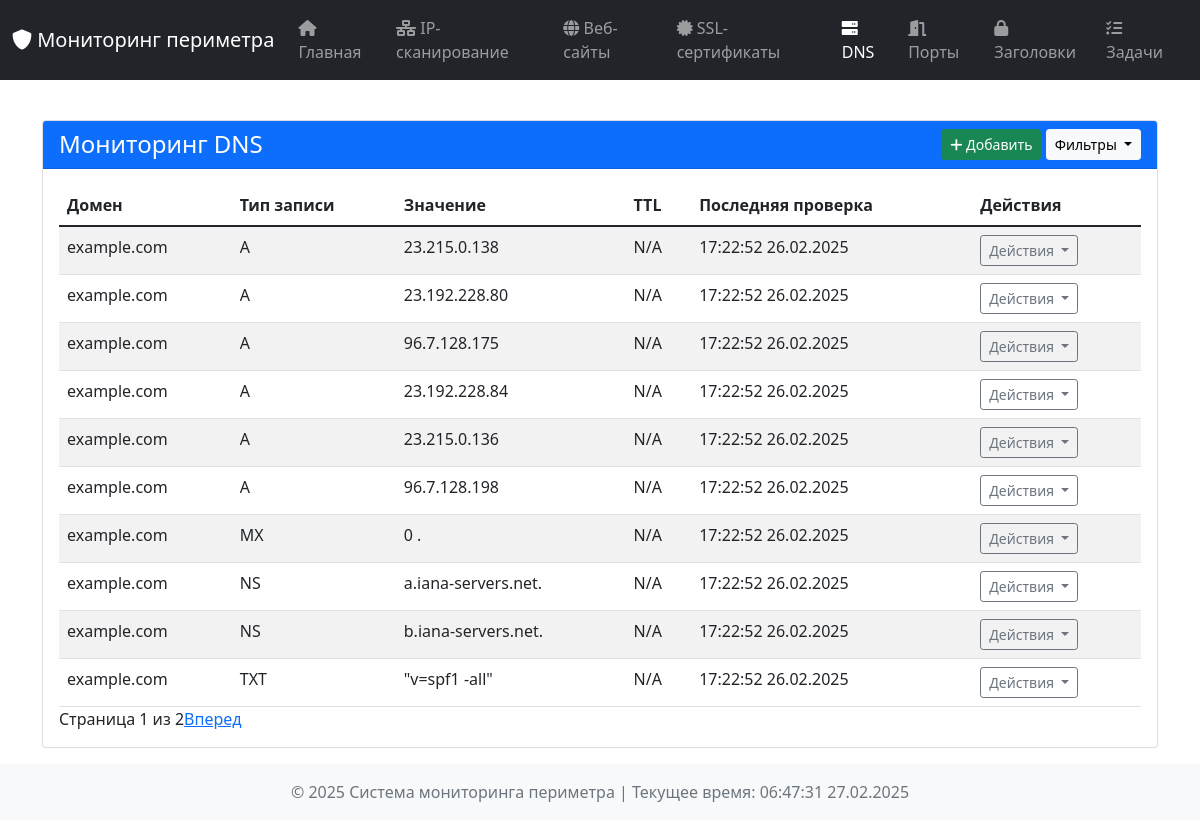
/dns, run on an earlier commit of the app's database.
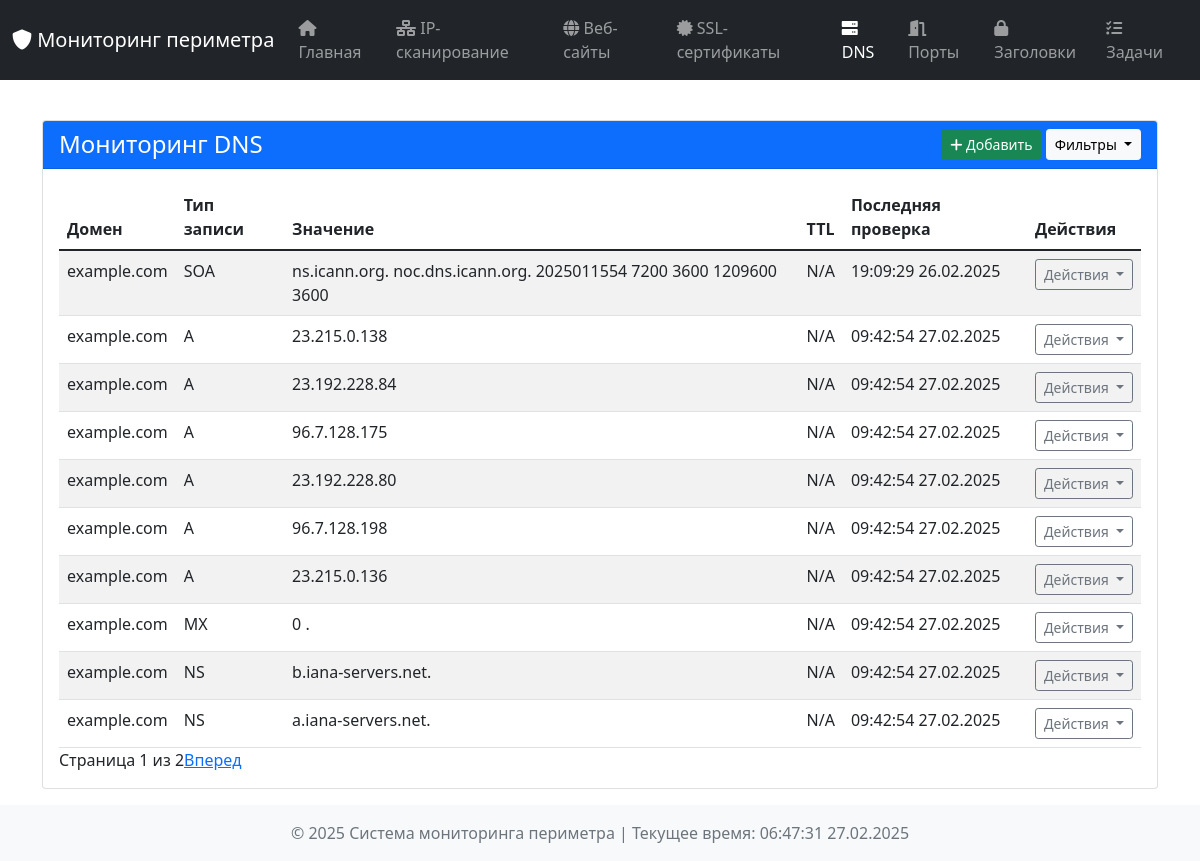
And on a later commit of the database.
### tables this page shows
CREATE TABLE dns_records (
                id INTEGER PRIMARY KEY AUTOINCREMENT,
                domain TEXT,
                record_type TEXT,
                value TEXT,
                ttl INTEGER,
                check_time TEXT,
                UNIQUE(domain, record_type, value)
            );

### dashboard/app.py (the view, shortened to what this page needs)
@app.route('/dns', methods=['GET', 'POST'])
def dns_monitoring():
    form = DNSForm()
    page = request.args.get('page', 1, type=int)
    per_page = 10
    record_type_filter = request.args.get('record_type')
    all_results = db_manager.get_all_records('dns_monitoring')
    if record_type_filter:
        filtered_results = [r for r in all_results if r['record_type'] == record_type_filter]
    else:
        filtered_results = all_results
    total_results = len(filtered_results)
    results = filtered_results[(page-1) * per_page: page * per_page]
    return render_template('dns.html', results=results, current_time=datetime.now(), form=form, page=page,
                           total_results=total_results, per_page=per_page)

### dashboard/templates/dns.html (shortened to what this page needs)
{% extends "base.html" %}
{% block content %}
<div class="container mt-4">
    <div class="card">
        <div class="card-header bg-primary text-white d-flex justify-content-between align-items-center">
            <h4 class="mb-0">Мониторинг DNS</h4>
            <div>
                <button class="btn btn-success btn-sm" data-bs-toggle="modal" data-bs-target="#addDNSModal">
                    <i class="fas fa-plus"></i> Добавить
                </button>
                <button class="btn btn-light btn-sm dropdown-toggle" type="button" id="filterDropdown" data-bs-toggle="dropdown" aria-expanded="false">
                    Фильтры
                </button>
            </div>
        </div>
        <div class="card-body">
            {% if results %}
                <div class="table-responsive">
                    <table class="table table-hover table-striped">
                        <thead class="thead-dark">
                            <tr>
                                <th>Домен</th>
                                <th>Тип записи</th>
                                <th>Значение</th>
                                <th>TTL</th>
                                <th>Последняя проверка</th>
                                <th>Действия</th>
                            </tr>
                        </thead>
                        <tbody>
                            {% for result in results %}
                            <tr>
                                <td>{{ result.domain }}</td>
                                <td>{{ result.record_type or 'N/A' }}</td>
                                <td>{{ result.value or 'N/A' }}</td>
                                <td>{{ result.ttl or 'N/A' }}</td>
                                <td>{{ result.check_time.strftime('%H:%M:%S %d.%m.%Y') if result.check_time else 'N/A' }}</td>
                                 <td style="position: relative;">
                                    <div class="dropdown">
                                        <button class="btn btn-outline-secondary btn-sm dropdown-toggle" type="button" data-bs-toggle="dropdown" aria-expanded="false">
                                            Действия
                                        </button>
                                    </div>
                                </td>
                            </tr>
                            {% endfor %}
                        </tbody>
                    </table>
                </div>
                <div class="pagination">
                    <span>Страница {{ page }} из {{ (total_results + per_page - 1) // per_page }}</span>
                    {% if page * per_page < total_results %}
                        <a href="{{ url_for('dns_monitoring', page=page+1, record_type=record_type_filter) }}">Вперед</a>
                    {% endif %}
                </div>
            {% else %}
                <div class="alert alert-info text-center">
                    DNS-записей не найдено
                </div>
            {% endif %}
        </div>
    </div>
</div>
{% endblock %}

What changed in the data, as far as the page shows it:
removed dns_records: domain "example.com", record_type "A", value "23.215.0.138", ttl "N/A", check_time "17:22:52 26.02.2025"
removed dns_records: domain "example.com", record_type "A", value "23.192.228.80", ttl "N/A", check_time "17:22:52 26.02.2025"
removed dns_records: domain "example.com", record_type "A", value "96.7.128.175", ttl "N/A", check_time "17:22:52 26.02.2025"
removed dns_records: domain "example.com", record_type "A", value "23.192.228.84", ttl "N/A", check_time "17:22:52 26.02.2025"
removed dns_records: domain "example.com", record_type "A", value "23.215.0.136", ttl "N/A", check_time "17:22:52 26.02.2025"
removed dns_records: domain "example.com", record_type "A", value "96.7.128.198", ttl "N/A", check_time "17:22:52 26.02.2025"
removed dns_records: domain "example.com", record_type "MX", value "0 .", ttl "N/A", check_time "17:22:52 26.02.2025"
removed dns_records: domain "example.com", record_type "NS", value "a.iana-servers.net.", ttl "N/A", check_time "17:22:52 26.02.2025"
removed dns_records: domain "example.com", record_type "NS", value "b.iana-servers.net.", ttl "N/A", check_time "17:22:52 26.02.2025"
removed dns_records: domain "example.com", record_type "TXT", value "\"v=spf1 -all\"", ttl "N/A", check_time "17:22:52 26.02.2025"
now on this page (row edited): dns_records: domain "example.com", record_type "SOA", value "ns.icann.org. noc.dns.icann.org. 2025011554 7200 3600 1209600 3600", ttl "N/A", check_time "19:09:29 26.02.2025"
added dns_records: domain "example.com", record_type "A", value "23.215.0.138", ttl "N/A", check_time "09:42:54 27.02.2025"
added dns_records: domain "example.com", record_type "A", value "23.192.228.84", ttl "N/A", check_time "09:42:54 27.02.2025"
added dns_records: domain "example.com", record_type "A", value "96.7.128.175", ttl "N/A", check_time "09:42:54 27.02.2025"
added dns_records: domain "example.com", record_type "A", value "23.192.228.80", ttl "N/A", check_time "09:42:54 27.02.2025"
added dns_records: domain "example.com", record_type "A", value "96.7.128.198", ttl "N/A", check_time "09:42:54 27.02.2025"
added dns_records: domain "example.com", record_type "A", value "23.215.0.136", ttl "N/A", check_time "09:42:54 27.02.2025"
added dns_records: domain "example.com", record_type "MX", value "0 .", ttl "N/A", check_time "09:42:54 27.02.2025"
added dns_records: domain "example.com", record_type "NS", value "b.iana-servers.net.", ttl "N/A", check_time "09:42:54 27.02.2025"
added dns_records: domain "example.com", record_type "NS", value "a.iana-servers.net.", ttl "N/A", check_time "09:42:54 27.02.2025"
